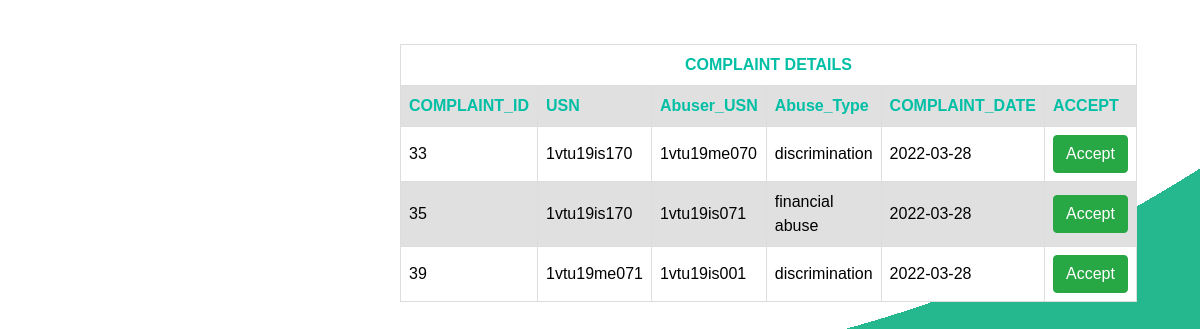
The page /gittest/acCmpList.php on the database its author committed.
### tables this page shows
CREATE TABLE `complaint` (
  `complaint_id` int(255) NOT NULL,
  `usn` varchar(45) NOT NULL,
  `abuser_id` varchar(45) NOT NULL,
  `abuse_type` varchar(60) NOT NULL,
  `complaint_date` date NOT NULL
);

### gittest/acCmpList.php (the view, shortened to what this page needs)
<?php
include('connection.php');
?>
<!DOCTYPE html>
<html lang="en">
<head>
    <link rel="stylesheet" href="https://maxcdn.bootstrapcdn.com/bootstrap/4.0.0/css/bootstrap.min.css">
    <div class="mnu">
    <a
        href="counsellor_profile.php"
        style="
          text-decoration: none;
          padding: 12px 12px 12px 12px;
          color: white;
        "
        >Dashboard</a
      >
    </div>
</head>
<body>
    <div style="padding-left:400px">
    <table>
    <tr><th colspan="6" style="text-align: center;">COMPLAINT DETAILS</th></tr>
    <tr>
    <th>COMPLAINT_ID</th>
    <th>USN</th>
    <th>Abuser_USN</th>
    <th>Abuse_Type</th>
    <th>COMPLAINT_DATE</th>
    <th>ACCEPT</th>
    <?php
$sql="SELECT complaint_id ,usn, abuser_id, abuse_type, complaint_date from `scms`.`complaint`";
$result=$conn-> query($sql);
if($result == true){
    while($row = $result-> fetch_assoc()){
        $id=$row['complaint_id'];
        echo '<tr>';
        echo '<td>'.$row['complaint_id'] .'</td>';
        echo '<td>'.$row['usn'] .'</td>';
        echo '<td>'.$row['abuser_id'] .'</td>';
        echo '<td>'.$row['abuse_type'] .'</td>';
        echo '<td>'.$row['complaint_date'] .'</td>';
        echo "<td><a href='accept.php?id=$id'<button type='button' class='btn btn-success'>Accept</button></td>";
        echo '</tr>';
    }
    echo "</table>";
}
else{
    echo "0 result";
}
 ?>
    </div>
</body>
</html>

### gittest/acCmpList.php (style rules this page uses)
.mnu { text-decoration: none; text-align: right; padding-right: 20px; padding-top: 20px; }
body { background-image: url(images_student/bg1.png); font-family: "Open Sans", sans-serif; }
a { text-decoration: none; }
table { font-family: arial, sans-serif; border-collapse: collapse; width: 60%; }
td, th { border: 1px solid #dddddd; text-align: left; padding: 8px; }
th { color: #00bfa5; }
td { color: black; }
tr:nth-child(even) { background-color: #e0e0e0; }
tr:nth-child(odd) { background-color: white; }

### rows shown on the page
complaint: complaint_id "33", usn "1vtu19is170", abuser "1vtu19me070", abuse_type "discrimination", complaint_date "2022-03-28"
complaint: complaint_id "35", usn "1vtu19is170", abuser "1vtu19is071", abuse_type "financial abuse", complaint_date "2022-03-28"
complaint: complaint_id "39", usn "1vtu19me071", abuser "1vtu19is001", abuse_type "discrimination", complaint_date "2022-03-28"
